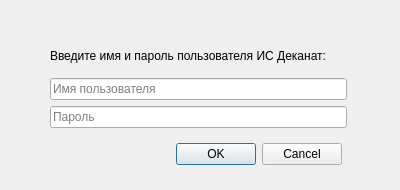
<?xml version="1.0" encoding="UTF-8"?>
<ui version="4.0">
 <class>AuthWindow</class>
 <widget class="QDialog" name="AuthWindow">
  <property name="geometry">
   <rect>
    <x>0</x>
    <y>0</y>
    <width>400</width>
    <height>190</height>
   </rect>
  </property>
  <property name="minimumSize">
   <size>
    <width>400</width>
    <height>190</height>
   </size>
  </property>
  <property name="maximumSize">
   <size>
    <width>400</width>
    <height>190</height>
   </size>
  </property>
  <property name="windowTitle">
   <string>Dialog</string>
  </property>
  <property name="styleSheet">
   <string notr="true"/>
  </property>
  <widget class="QDialogButtonBox" name="buttonBox">
   <property name="geometry">
    <rect>
     <x>160</x>
     <y>140</y>
     <width>182</width>
     <height>28</height>
    </rect>
   </property>
   <property name="orientation">
    <enum>Qt::Horizontal</enum>
   </property>
   <property name="standardButtons">
    <set>QDialogButtonBox::Cancel|QDialogButtonBox::Ok</set>
   </property>
  </widget>
  <widget class="QWidget" name="layoutWidget">
   <property name="geometry">
    <rect>
     <x>50</x>
     <y>40</y>
     <width>297</width>
     <height>88</height>
    </rect>
   </property>
   <layout class="QVBoxLayout" name="verticalLayout_2">
    <item>
     <widget class="QLabel" name="label">
      <property name="text">
       <string>Введите имя и пароль пользователя ИС Деканат:</string>
      </property>
     </widget>
    </item>
    <item>
     <layout class="QVBoxLayout" name="verticalLayout">
      <item>
       <widget class="QLineEdit" name="lineLogin">
        <property name="placeholderText">
         <string>Имя пользователя</string>
        </property>
       </widget>
      </item>
      <item>
       <widget class="QLineEdit" name="linePassword">
        <property name="placeholderText">
         <string>Пароль</string>
        </property>
       </widget>
      </item>
     </layout>
    </item>
   </layout>
  </widget>
 </widget>
 <resources/>
 <connections>
  <connection>
   <sender>buttonBox</sender>
   <signal>accepted()</signal>
   <receiver>AuthWindow</receiver>
   <slot>accept()</slot>
   <hints>
    <hint type="sourcelabel">
     <x>248</x>
     <y>254</y>
    </hint>
    <hint type="destinationlabel">
     <x>157</x>
     <y>274</y>
    </hint>
   </hints>
  </connection>
  <connection>
   <sender>buttonBox</sender>
   <signal>rejected()</signal>
   <receiver>AuthWindow</receiver>
   <slot>reject()</slot>
   <hints>
    <hint type="sourcelabel">
     <x>316</x>
     <y>260</y>
    </hint>
    <hint type="destinationlabel">
     <x>286</x>
     <y>274</y>
    </hint>
   </hints>
  </connection>
 </connections>
</ui>
